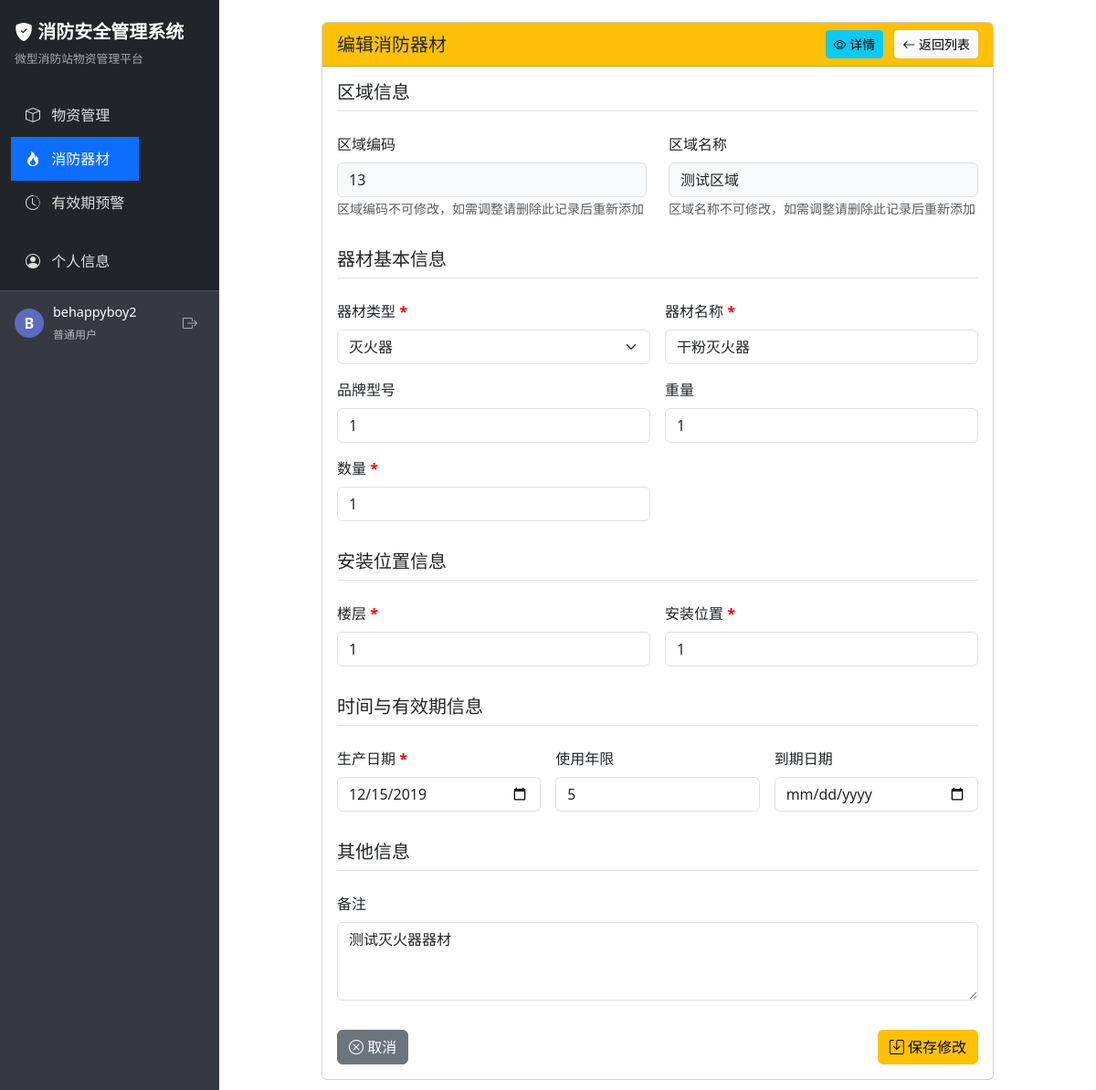
/equipment/edit/1712 (signed in), run on the app's committed database.
### app/models/user.py (models this page shows, shortened)
class User(UserMixin, db.Model):
    __tablename__ = 'user'
    id = db.Column(db.Integer, primary_key=True)
    username = db.Column(db.String(80), unique=True, nullable=False)
    password_hash = db.Column(db.String(256), nullable=False)
    role = db.Column(db.String(20), default='user')  # admin 或 user
    is_active = db.Column(db.Boolean, default=True)  # 账号是否启用
    email = db.Column(db.String(120))  # 添加邮箱字段

### app/models/equipment.py (models this page shows, shortened)
class FireEquipment(db.Model):
    __tablename__ = 'fire_equipment'
    id = db.Column(db.Integer, primary_key=True)
    area_code = db.Column(db.Integer, nullable=False)  # 设备区域编码
    area_name = db.Column(db.String(50), nullable=True)   # 设备区域名称
    installation_floor = db.Column(db.String(50), nullable=False)  #楼层
    installation_location = db.Column(db.String(200), nullable=False)  # 安装位置
    equipment_type = db.Column(db.String(50), nullable=False)     # 器材类型
    equipment_name = db.Column(db.String(100), nullable=False)  # 器材名称
    model = db.Column(db.String(100), nullable=False)             # 品牌型号
    weight = db.Column(db.String(30), nullable=False)                  #重量
    quantity = db.Column(db.Integer, nullable=True)                  # 数量
    production_date = db.Column(db.Date, nullable=True)          # 生产日期
    service_life = db.Column(db.String(30), nullable=False)        #使用年限
    expiration_date = db.Column(db.String(50), nullable=False)        # 到期日期
    remark = db.Column(db.Text, nullable=False)                   # 备注
    created_at = db.Column(db.DateTime, default=datetime.utcnow) # 创建时间
    updated_at = db.Column(db.DateTime, default=datetime.utcnow,
                           onupdate=datetime.utcnow)             # 更新时间

### app/routes/equipment.py (the view, shortened to what this page needs)
@equipment_bp.route('/edit/<int:equipment_id>', methods=['GET', 'POST'])
@login_required
def edit(equipment_id):
    equipment = FireEquipment.query.get_or_404(equipment_id)
    if current_user.role != 'admin':
        permission = Permission.query.filter_by(
            user_id=current_user.id,
            area_id=str(equipment.area_code),
            operation_type='灭火器和呼吸器',
            can_edit=True
        ).first()
        if not permission:
            flash('您没有权限编辑此消防器材信息', 'danger')
            return redirect(url_for('equipment.index'))
    equipment_types = db.session.query(FireEquipment.equipment_type).distinct().all()
    equipment_types = [t[0] for t in equipment_types if t[0]]
    floors = db.session.query(FireEquipment.installation_floor).distinct().all()
    floors = [f[0] for f in floors if f[0]]
    locations = db.session.query(FireEquipment.installation_location).distinct().all()
    locations = [l[0] for l in locations if l[0]]
    return render_template(
        'equipment/edit.html',
        equipment=equipment,
        equipment_types=equipment_types,
        floors=floors,
        locations=locations
    )

### app/templates/equipment/edit.html (shortened to what this page needs)
{% extends 'base.html' %}
{% block content %}
<div class="container">
    <div class="row justify-content-center">
        <div class="col-md-10">
            <div class="card">
                <div class="card-header bg-warning text-dark d-flex justify-content-between align-items-center">
                    <h5 class="mb-0">编辑消防器材</h5>
                    <div>
                        <a href="{{ url_for('equipment.detail', equipment_id=equipment.id) }}" class="btn btn-sm btn-info me-2">
                            <i class="bi bi-eye"></i> 详情
                        </a>
                        <a href="{{ url_for('equipment.index') }}" class="btn btn-sm btn-light">
                            <i class="bi bi-arrow-left"></i> 返回列表
                        </a>
                    </div>
                </div>
                <div class="card-body">
                    <form method="POST" action="{{ url_for('equipment.edit', equipment_id=equipment.id) }}">
                        <div class="form-section">
                            <h5>区域信息</h5>
                            <div class="row mb-3">
                                <div class="col-md-6">
                                    <div class="form-group">
                                        <label for="area_code" class="form-label">区域编码</label>
                                        <input type="number" class="form-control bg-light" id="area_code" name="area_code" value="{{ equipment.area_code }}" readonly>
                                        <small class="text-muted">区域编码不可修改，如需调整请删除此记录后重新添加</small>
                                    </div>
                                </div>
                                <div class="col-md-6">
                                    <div class="form-group">
                                        <label for="area_name" class="form-label">区域名称</label>
                                        <input type="text" class="form-control bg-light" id="area_name" name="area_name" value="{{ equipment.area_name }}" readonly>
                                        <small class="text-muted">区域名称不可修改，如需调整请删除此记录后重新添加</small>
                                    </div>
                                </div>
                            </div>
                        </div>
                        <div class="form-section">
                            <h5>器材基本信息</h5>
                            <div class="row g-3">
                                <div class="col-md-6">
                                    <label for="equipment_type" class="form-label required-field">器材类型</label>
                                    <select class="form-select" id="equipment_type" name="equipment_type" required>
                                        {% for type in equipment_types %}
                                        <option value="{{ type }}" {% if equipment.equipment_type == type %}selected{% endif %}>{{ type }}</option>
                                        {% endfor %}
                                    </select>
                                </div>
                                <div class="col-md-6">
                                    <label for="equipment_name" class="form-label required-field">器材名称</label>
                                    <input type="text" class="form-control" id="equipment_name" name="equipment_name" value="{{ equipment.equipment_name }}" required>
                                </div>
                                <div class="col-md-6">
                                    <label for="model" class="form-label">品牌型号</label>
                                    <input type="text" class="form-control" id="model" name="model" value="{{ equipment.model }}">
                                </div>
                                <div class="col-md-6">
                                    <label for="weight" class="form-label">重量</label>
                                    <input type="text" class="form-control" id="weight" name="weight" value="{{ equipment.weight }}" placeholder="如: 5kg">
                                </div>
                                <div class="col-md-6">
                                    <label for="quantity" class="form-label required-field">数量</label>
                                    <input type="number" class="form-control" id="quantity" name="quantity" min="1" value="{{ equipment.quantity }}" required>
                                </div>
                            </div>
                        </div>
                        <div class="form-section">
                            <h5>安装位置信息</h5>
                            <div class="row g-3">
                                <div class="col-md-6">
                                    <label for="installation_floor" class="form-label required-field">楼层</label>
                                    <input type="text" class="form-control" id="installation_floor" name="installation_floor" value="{{ equipment.installation_floor }}" required placeholder="如: 1楼、2层、负1楼">
                                </div>
                                <div class="col-md-6">
                                    <label for="installation_location" class="form-label required-field">安装位置</label>
                                    <input type="text" class="form-control" id="installation_location" name="installation_location" value="{{ equipment.installation_location }}" required placeholder="如: 走廊、会议室">
                                </div>
                            </div>
                        </div>
                        <div class="form-section">
                            <h5>时间与有效期信息</h5>
                            <div class="row g-3">
                                <div class="col-md-4">
                                    <label for="production_date" class="form-label required-field">生产日期</label>
                                    <input type="date" class="form-control" id="production_date" name="production_date" value="{{ equipment.production_date.strftime('%Y-%m-%d') if equipment.production_date }}" required>
                                </div>
                                <div class="col-md-4">
                                    <label for="service_life" class="form-label">使用年限</label>
                                    <input type="text" class="form-control" id="service_life" name="service_life" value="{{ equipment.service_life }}" placeholder="如: 5年">
                                </div>
                                <div class="col-md-4">
                                    <label for="expiration_date" class="form-label">到期日期</label>
                                    <input type="date" class="form-control" id="expiration_date" name="expiration_date" value="{{ equipment.expiration_date }}">
                                </div>
                            </div>
                        </div>
                        <div class="form-section">
                            <h5>其他信息</h5>
                            <div class="mb-3">
                                <label for="remark" class="form-label">备注</label>
                                <textarea class="form-control" id="remark" name="remark" rows="3">{{ equipment.remark }}</textarea>
                            </div>
                        </div>
                        <div class="d-flex justify-content-between">
                            <button type="button" class="btn btn-secondary" onclick="window.location.href='{{ url_for('equipment.index') }}'">
                                <i class="bi bi-x-circle"></i> 取消
                            </button>
                            <button type="submit" class="btn btn-warning">
                                <i class="bi bi-save"></i> 保存修改
                            </button>
                        </div>
                    </form>
                </div>
            </div>
        </div>
    </div>
</div>
{% endblock %}

### app/templates/base.html (shortened to what this page needs)
<!DOCTYPE html>
<html lang="zh-CN">
<head>
    <link href="https://cdn.jsdelivr.net/npm/bootstrap@5.3.0/dist/css/bootstrap.min.css" rel="stylesheet">
    <link href="https://cdn.jsdelivr.net/npm/bootstrap-icons@1.11.0/font/bootstrap-icons.css" rel="stylesheet">
</head>
<body>
    <div class="wrapper">
        <nav class="sidebar" id="sidebar">
            <div class="sidebar-header">
                <a href="{{ url_for('index') }}">
                    <i class="bi bi-shield-fill-check"></i> 消防安全管理系统
                </a>
                <div class="subtitle">微型消防站物资管理平台</div>
            </div>
            <div class="sidebar-nav">
                <nav class="navbar navbar-dark bg-dark">
                    <div class="container-fluid">
                        <ul class="navbar-nav">
                            <li class="nav-item">
                                <a class="nav-link {% if request.path.startswith('/station') %}active{% endif %}
                                          {% if not user_permissions_by_type.micro_station and current_user.role != 'admin' %}no-permission{% endif %}"
                                   href="{{ url_for('station.index') }}"
                                   >
                                    <i class="bi bi-box"></i> 物资管理
                                </a>
                            </li>
                            <li class="nav-item">
                                <a class="nav-link {% if request.path.startswith('/equipment') %}active{% endif %}
                                          {% if not user_permissions_by_type.fire_equipment and current_user.role != 'admin' %}no-permission{% endif %}"
                                   href="{{ url_for('equipment.index') }}"
                                   >
                                    <i class="bi bi-fire"></i> 消防器材
                                </a>
                            </li>
                            <li class="nav-item">
                                <a class="nav-link {% if request.path == '/admin/expiry_alert' %}active{% endif %}
                                          {% if not can_view_expiry_alert %}no-permission{% endif %}"
                                   href="{{ url_for('admin.expiry_alert') }}"
                                   >
                                    <i class="bi bi-clock-history"></i> 有效期预警
                                </a>
                            </li>
                            <li class="nav-item mt-3">
                                <a class="nav-link {% if request.path == '/auth/my_account' %}active{% endif %}" href="{{ url_for('auth.my_account') }}">
                                    <i class="bi bi-person-circle"></i> 个人信息
                                </a>
                            </li>
                        </ul>
                    </div>
                </nav>
            </div>
            {% if current_user.is_authenticated %}
            <div class="user-info mt-auto">
                <div class="user-avatar">
                    {{ current_user.username[0].upper() }}
                </div>
                <div class="user-details">
                    <p class="user-name">{{ current_user.username }}</p>
                    <span class="user-role">
                        {% if current_user.role == 'admin' %}管理员{% else %}普通用户{% endif %}
                    </span>
                </div>
                <a href="{{ url_for('auth.logout') }}" class="logout-btn" title="退出登录">
                    <i class="bi bi-box-arrow-right"></i>
                </a>
            </div>
            {% else %}
            <div class="mt-auto p-3">
                <a href="{{ url_for('auth.login') }}" class="btn btn-outline-light btn-sm w-100">
                    <i class="bi bi-box-arrow-in-right me-1"></i> 登录
                </a>
            </div>
            {% endif %}
        </nav>
        <main class="content">
            {% block content %}{% endblock %}
        </main>
    </div>
</body>
</html>

### data on the page
User: username "B", username "behappyboy2"
FireEquipment: area_code "13", area_name "测试区域", equipment_type "灭火器", equipment_name "干粉灭火器", model "1", weight "1", quantity "1", installation_floor "1", installation_location "1", production_date "12/15/2019", service_life "5", remark "测试灭火器器材"
